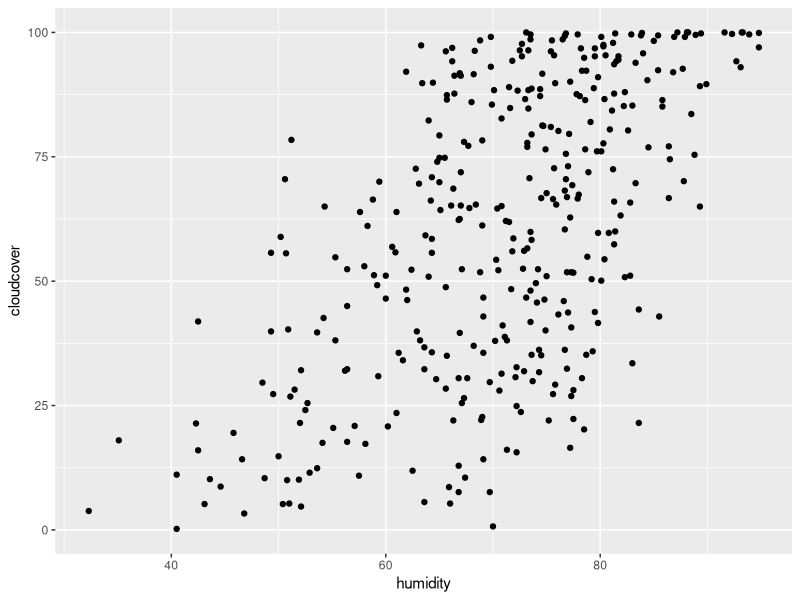

Here is the R script that generated this plot: (Note: this script raises an error after producing the figure.)
library(tidyverse)

#1
n <- 130
xbar <- 98.25
s <- 0.73
alpha <- 0.01

xL <- xbar + s/sqrt(n) * qt(1-alpha/2, df = n-1, lower.tail=FALSE)
xL
xU <- xbar + s/sqrt(n) * qt(alpha/2, df = n-1, lower.tail=FALSE)
xU
#[98.08261, 98.41739]


#2
# Ho = 280
# Ha > 280
s <- 54
n <- 10
mu <- 280
xbar <- 358
alpha <- 0.01

t <- (xbar-mu)/(s/sqrt(n))
t
talpha <- qt(alpha,df = n-1, lower.tail=FALSE)
talpha
#(infinity, 2.821438]
talpha < t # TRUE
# We reject Ho since t is in the RR.



#3
n <- 6
alpha <- 0.9
sample <- c(85.4, 86.8, 86.1, 85.3, 84.8, 86)
s <- sd(sample)
alpha <- 0.1

s2U <- (n-1)*s^2/qchisq(1-alpha, df = n-1, lower.tail=FALSE)
s2U
#(-infinity, 1.560778]


#4a
n <- 20
xbar <- 505
s <- 57
alpha <- 0.1

xL <- xbar + s/sqrt(n)*qt(1-alpha/2,df=n-1,lower.tail=FALSE)
xL
xU <- xbar + s/sqrt(n)*qt(alpha/2,df=n-1,lower.tail=FALSE)
xU
#[482.9612, 527.0388]


#4b
n <- 20
xbar <- 495
s <- 69
alpha <- 0.1

xL <- xbar + s/sqrt(n)*qt(1-alpha/2,df=n-1,lower.tail=FALSE)
xL
xU <- xbar + s/sqrt(n)*qt(alpha/2,df=n-1,lower.tail=FALSE)
xU
#[468.3214, 521.6786]


#5 
s1 <- 10
n <- 20
s2 <- 12
alpha <- 0.01

# ho: s1 = s2
# ha: s1 < s2

q <- (n-1)*s^2/s2^2
q

qchisq_alpha <- qchisq(alpha,df=n-1)
qchisq_alpha < q # TRUE
# Therefore, we reject the null hypothesis and accept the hypothesis that the scores from the new
# test set significantly more variable than scores from the standard

#6a

n1 <- 10
ybar1 <- 0.041
s1 <- 0.017
n2 <- 13
ybar2 <- 0.026
s2 <- 0.006
alpha <- 0.05

#h0: ybar1 - ybar2 = do
#ha: ybar1 - ybar2 > do

s_p <- sqrt( ((n1-1)* s1^2 + (n2-1)*s2^2)/(n1+n2-2) )

t <- (ybar1-ybar2)/(s_p*sqrt(1/n1 + 1/n2))
t

talpha <- qt(alpha, df = n1 + n2-2, lower.tail=FALSE)
talpha < t # TRUE
# Therefore we reject the null hypothesis and accept the alternative one since
# t falls into RR. Therefore, their means differ.


#6b
pt(t, df= n1+n2 -2, lower.tail=FALSE)

#7a
df <- read_csv('ws02_weather.csv')
df %>% ggplot() +
  geom_point(aes(x=humidity, y=cloudcover))

#7b
lin_mod <- lm(humidity~cloudcover, data=df)
summary(linear_model)

df %>% ggplot() +
  geom_point(aes(x=humidity, y=cloudcover)) +
  geom_smooth(aes(x=humidity, y=cloudcover), method='lm')

#7c
# I believe so, since humidity and cloudcover follow a positive correlation, which is
# what the linear regression line displays as well.

#7d
xbar <- mean(df$humidity)
ybar <- mean(df$cloudcover)
varx <- var(df$humidity)
vary <- var(df$cloudcover)

n <- nrow(df[!is.na(df$humidity),]) # 365
m <- nrow(df[!is.na(df$cloudcover),]) # 365

z <- (xbar-ybar)/sqrt(varx/n + vary/m)
